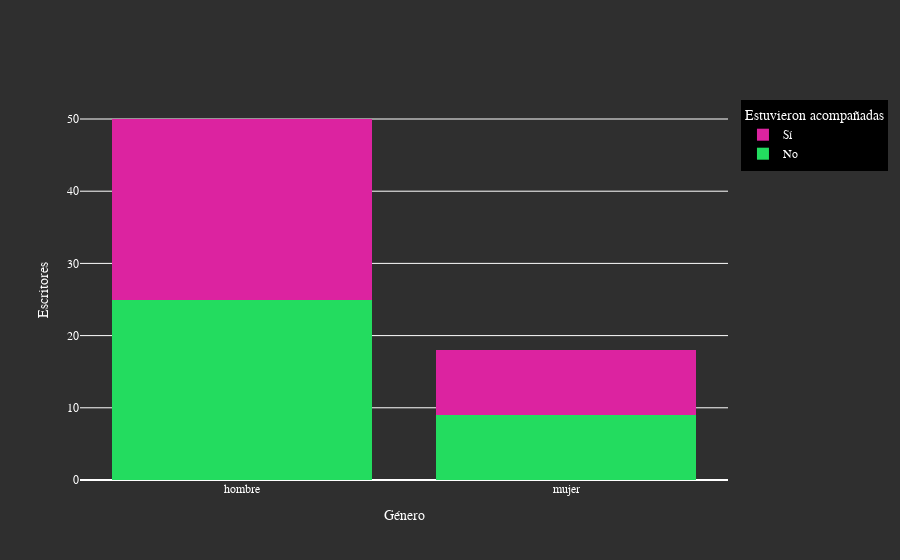

The notebook cell saved with this chart:
### Code cell
fig = go.Figure(data=[
    go.Bar(name='No', x=new_df['Género'], y=new_df['Count'], hovertext='women_names', marker_color='#23DC5F', marker_line_width=0),
    go.Bar(name='Sí', x=new_df['Género'], y=new_df['Count'], hovertext='men_names', marker_color='#DC23A0', marker_line_width=0)
])

# Change the bar mode
fig.update_layout(
    barmode='stack',
    xaxis_title='Género', 
    yaxis_title='Escritores',
    paper_bgcolor='#2f2f2f',
    plot_bgcolor='#2f2f2f',
    font_color = 'white', 
    font_family='Arial',
    legend_bgcolor='#000000',
    legend_bordercolor='#000000',
    legend_borderwidth=2,
    legend_font_color='white',
    legend_title="Estuvieron acompañadas",
    legend_title_side='top',
    hoverlabel_font_family='Arial',
    modebar_remove=['lasso', 'autoscale', 'zoom', 'pan', 'zoomin', 'zoomout', 'select', 'reset', 'resetscale', 'toimage'],
    )

config = {'displayModeBar': True}

fig.show(config=config)

### Figure 1 — Plotly figure (JSON) as saved in the notebook; plotly's stock layout.template omitted (floating-point values rounded to 4 significant figures)
{"data": [{"hovertext": "women_names", "marker": {"color": "#23DC5F", "line": {"width": 0}}, "name": "No", "type": "bar", "x": ["hombre", "mujer"], "y": [25, 9]}, {"hovertext": "men_names", "marker": {"color": "#DC23A0", "line": {"width": 0}}, "name": "Sí", "type": "bar", "x": ["hombre", "mujer"], "y": [25, 9]}], "layout": {"barmode": "stack", "font": {"color": "white", "family": "Arial"}, "hoverlabel": {"font": {"family": "Arial"}}, "legend": {"bgcolor": "#000000", "bordercolor": "#000000", "borderwidth": 2, "font": {"color": "white"}, "title": {"side": "top", "text": "Estuvieron acompañadas"}}, "modebar": {"remove": ["lasso", "autoscale", "zoom", "pan", "zoomin", "zoomout", "select", "reset", "resetscale", "toimage"]}, "paper_bgcolor": "#2f2f2f", "plot_bgcolor": "#2f2f2f", "xaxis": {"title": {"text": "Género"}}, "yaxis": {"title": {"text": "Escritores"}}}}
